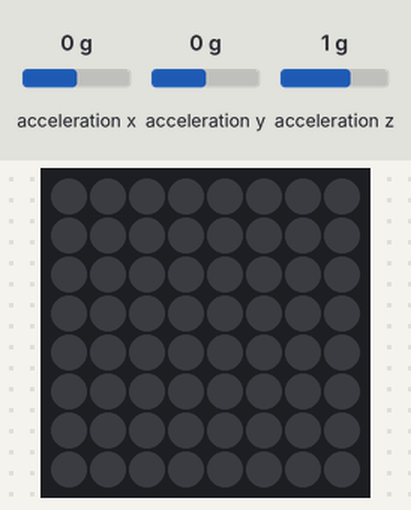
The program below on a simulated Raspberry Pi (BCM pin numbers) with a Sense HAT. Parts: the Sense HAT's 8×8 RGB LED matrix. Inputs (shaded band) come from the test bench; at power-on: acceleration x 0 g, acceleration y 0 g, acceleration z 1 g. System figures (address, load, memory, disk, uptime) are fixed made-up values; web requests get an empty 200 reply after 0.4 s.

Above: at 1.2 s.
1.3 s: acceleration x set to -3.4 g
At 2.5 s:
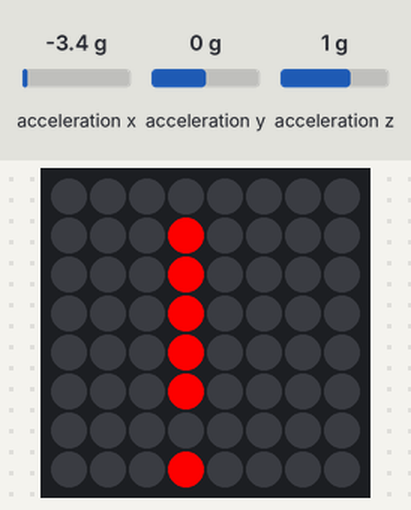
2.8 s: acceleration x set to -1.8 g
At 5.1 s:
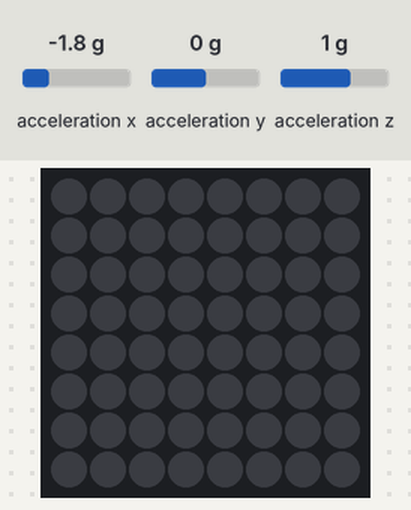
5.6 s: acceleration y set to -3.4 g
At 6.0 s:
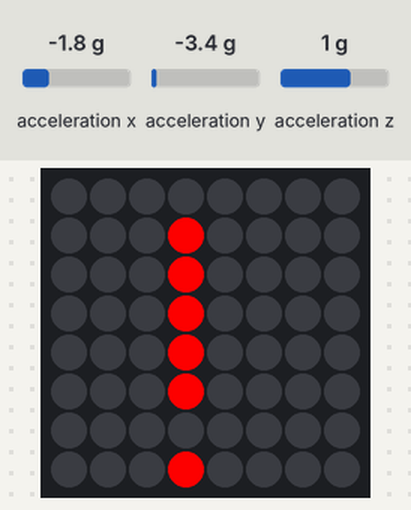
Timing chart, 0 to 8.6 s (numbered marks = the images above; inputs shaded):
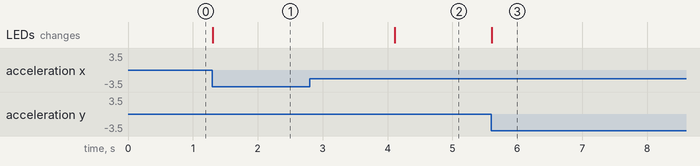

The program:

acel.py
```python
from sense_hat import SenseHat
from time import sleep
import json
import requests

with open('config.json') as json_data:
    d = json.load(json_data)

def getserial():
  # Extract serial from cpuinfo file
  cpuserial = "0000000000000000"
  try:
    f = open('/proc/cpuinfo','r')
    for line in f:
      if line[0:6]=='Serial':
        cpuserial = line[10:26]
    f.close()
  except:
    cpuserial = "ERROR000000000"

  return cpuserial

def reportFall():
    data = {}
    data['name'] = d['uName']
    data['num'] = d['uNumber']
    data['device'] = getserial()
    json_data = json.dumps(data)
    r = requests.post(url = 'http://165.227.94.27/fall', data = data)

sense = SenseHat()

red = (255, 0, 0)

while True:
    acceleration = sense.get_accelerometer_raw()
    x = acceleration['x']
    y = acceleration['y']
    z = acceleration['z']

    x = abs(x)
    y = abs(y)
    z = abs(z)

    if x > 2.5 or y > 2.5 or z > 2.5:
        sense.show_letter("!", red)
        reportFall()
        sleep(1)
    else:
        sense.clear()
```

Measured:
- after the input at 1.3 s, the LEDs: change at once (image 1)
- after the input at 2.8 s, the LEDs: change after 1.3 s (image 2)
- after the input at 5.6 s, the LEDs: change at once (image 3)
